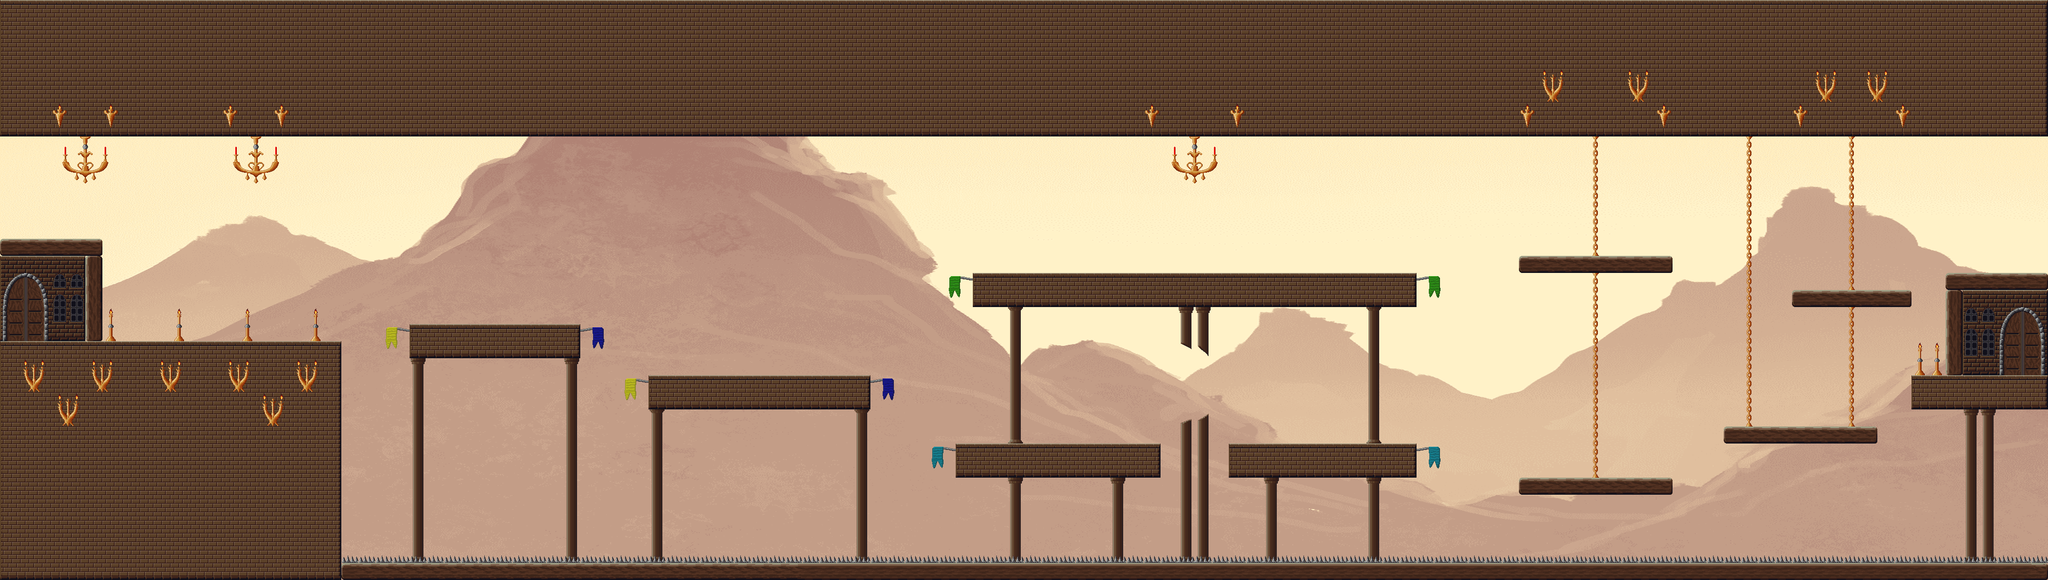

A 2D game scene composited from a Tiled map and its tileset images. What follows is a short description and the map's XML, with each tile layer's data collapsed to a summary:
An orthogonal 120x34 tile map with 32x32 px tiles, 3 tile layers (Wall, Foreground, Objekte), 3 tilesets, 1 image layer and 56 objects (31x CoinEntity, 16x Ground, 5x EnemyEntity, mainPlayer, game.LevelEntity, ...).

<map version="1.0" orientation="orthogonal" renderorder="left-up" width="120" height="34" tilewidth="32" tileheight="32" nextobjectid="215">
 <tileset firstgid="1" name="castle1" tilewidth="32" tileheight="32">
  <image source="../img/map/castle1.png" width="512" height="1344" />
 </tileset>
 <tileset firstgid="673" name="castle2" tilewidth="32" tileheight="32">
  <image source="../img/map/castle2.png" width="512" height="672" />
 </tileset>
 <tileset firstgid="1009" name="castle3" tilewidth="32" tileheight="32">
  <image source="../img/map/castle3.png" width="512" height="384" />
 </tileset>
 <imagelayer name="Parallax_layer1">
  <image source="../img/background/rock.png" />
 </imagelayer>
 <layer name="Wall" width="120" height="34">
  <data>[4080 cells, 1450 non-empty, 2 distinct tile ids]</data>
 </layer>
 <layer name="Foreground" width="120" height="34">
  <data>[4080 cells, 874 non-empty, 28 distinct tile ids]</data>
 </layer>
 <layer name="Objekte" width="120" height="34">
  <data>[4080 cells, 280 non-empty, 61 distinct tile ids]</data>
 </layer>
 <objectgroup name="Object">
  <properties>
   <property name="duration" value="300" />
   <property name="fade" value="#300000" />
  </properties>
  <object id="3" name="mainPlayer" x="2" y="572" width="32" height="64">
   <properties>
    <property name="image" value="gripe_run_right" />
    <property name="spritewidth" value="64" />
   </properties>
  </object>
  <object id="4" name="CoinEntity" x="1735" y="697" width="32" height="32">
   <properties>
    <property name="image" value="spinning_coin_gold" />
    <property name="spritewidth" value="32" />
   </properties>
  </object>
  <object id="5" name="game.LevelEntity" x="3801" y="256" width="35" height="449">
   <properties>
    <property name="duration" value="300" />
    <property name="fade" value="#009900" />
    <property name="to" value="3" />
   </properties>
  </object>
  <object id="13" name="ScrollEntity" x="2225" y="701" width="32" height="32">
   <properties>
    <property name="image" value="spinning_scrolls" />
    <property name="scrollIndex" value="33" />
    <property name="spritewidth" value="32" />
    <property name="type" value="enchantment" />
   </properties>
  </object>
  <object id="19" name="SpikeEntity" x="640" y="1043.33" width="3198" height="14" />
  <object id="30" name="CoinEntity" x="362" y="535" width="32" height="32">
   <properties>
    <property name="image" value="spinning_coin_gold" />
    <property name="spritewidth" value="32" />
   </properties>
  </object>
  <object id="69" name="CoinEntity" x="1156" y="549" width="32" height="32">
   <properties>
    <property name="image" value="spinning_coin_gold" />
    <property name="spritewidth" value="32" />
   </properties>
  </object>
  <object id="135" name="CoinEntity" x="3155" y="770" width="32" height="32">
   <properties>
    <property name="image" value="spinning_coin_gold" />
    <property name="spritewidth" value="32" />
   </properties>
  </object>
  <object id="137" name="CoinEntity" x="1278" y="370" width="32" height="32">
   <properties>
    <property name="image" value="spinning_coin_gold" />
    <property name="spritewidth" value="32" />
   </properties>
  </object>
  <object id="138" name="CoinEntity" x="1407" y="610" width="32" height="32">
   <properties>
    <property name="image" value="spinning_coin_gold" />
    <property name="spritewidth" value="32" />
   </properties>
  </object>
  <object id="140" name="CoinEntity" x="2126" y="423" width="32" height="32">
   <properties>
    <property name="image" value="spinning_coin_gold" />
    <property name="spritewidth" value="32" />
   </properties>
  </object>
  <object id="142" name="CoinEntity" x="2477" y="737" width="32" height="32">
   <properties>
    <property name="image" value="spinning_coin_gold" />
    <property name="spritewidth" value="32" />
   </properties>
  </object>
  <object id="143" name="CoinEntity" x="2726" y="412" width="32" height="32">
   <properties>
    <property name="image" value="spinning_coin_gold" />
    <property name="spritewidth" value="32" />
   </properties>
  </object>
  <object id="178" name="CoinEntity" x="1733" y="518" width="32" height="32">
   <properties>
    <property name="image" value="spinning_coin_gold" />
    <property name="spritewidth" value="32" />
   </properties>
  </object>
  <object id="180" name="CoinEntity" x="688" y="530" width="32" height="32">
   <properties>
    <property name="image" value="spinning_coin_gold" />
    <property name="spritewidth" value="32" />
   </properties>
  </object>
  <object id="182" name="CoinEntity" x="2076" y="463" width="32" height="32">
   <properties>
    <property name="image" value="spinning_coin_gold" />
    <property name="spritewidth" value="32" />
   </properties>
  </object>
  <object id="183" name="CoinEntity" x="2749" y="796" width="32" height="32">
   <properties>
    <property name="image" value="spinning_coin_gold" />
    <property name="spritewidth" value="32" />
   </properties>
  </object>
  <object id="184" name="CoinEntity" x="3263" y="382" width="32" height="32">
   <properties>
    <property name="image" value="spinning_coin_gold" />
    <property name="spritewidth" value="32" />
   </properties>
  </object>
  <object id="185" name="CoinEntity" x="3678" y="621" width="32" height="32">
   <properties>
    <property name="image" value="spinning_coin_gold" />
    <property name="spritewidth" value="32" />
   </properties>
  </object>
  <object id="193" name="CoinEntity" x="2172" y="390" width="32" height="32">
   <properties>
    <property name="image" value="spinning_coin_gold" />
    <property name="spritewidth" value="32" />
   </properties>
  </object>
  <object id="194" name="CoinEntity" x="2307" y="410" width="32" height="32">
   <properties>
    <property name="image" value="spinning_coin_gold" />
    <property name="spritewidth" value="32" />
   </properties>
  </object>
  <object id="195" name="CoinEntity" x="2347" y="429" width="32" height="32">
   <properties>
    <property name="image" value="spinning_coin_gold" />
    <property name="spritewidth" value="32" />
   </properties>
  </object>
  <object id="196" name="CoinEntity" x="2393" y="458" width="32" height="32">
   <properties>
    <property name="image" value="spinning_coin_gold" />
    <property name="spritewidth" value="32" />
   </properties>
  </object>
  <object id="197" name="CoinEntity" x="2220" y="372" width="32" height="32">
   <properties>
    <property name="image" value="spinning_coin_gold" />
    <property name="spritewidth" value="32" />
   </properties>
  </object>
  <object id="198" name="CoinEntity" x="2267" y="375" width="32" height="32">
   <properties>
    <property name="image" value="spinning_coin_gold" />
    <property name="spritewidth" value="32" />
   </properties>
  </object>
  <object id="199" name="CoinEntity" x="2872" y="433" width="32" height="32">
   <properties>
    <property name="image" value="spinning_coin_gold" />
    <property name="spritewidth" value="32" />
   </properties>
  </object>
  <object id="200" name="CoinEntity" x="2923" y="432" width="32" height="32">
   <properties>
    <property name="image" value="spinning_coin_gold" />
    <property name="spritewidth" value="32" />
   </properties>
  </object>
  <object id="201" name="CoinEntity" x="2976" y="433" width="32" height="32">
   <properties>
    <property name="image" value="spinning_coin_gold" />
    <property name="spritewidth" value="32" />
   </properties>
  </object>
  </objectgroup>
 <objectgroup name="EnemyEntities">
  <!-- 5 objects omitted --></objectgroup>
 <objectgroup name="collision">
  <!-- 16 objects omitted --></objectgroup>
</map>
<!-- 28 of 56 objects omitted -->
